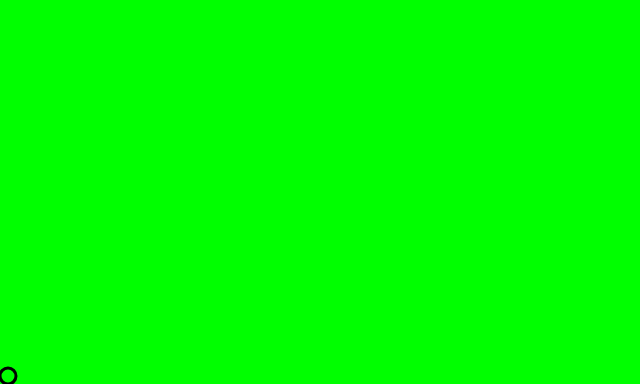
Frame 1 (no input)
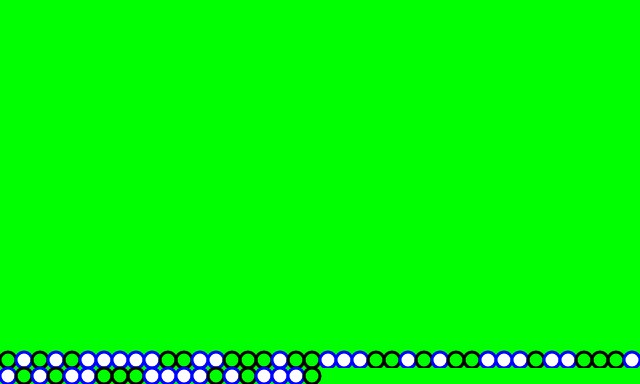
Frame 60 (no input)
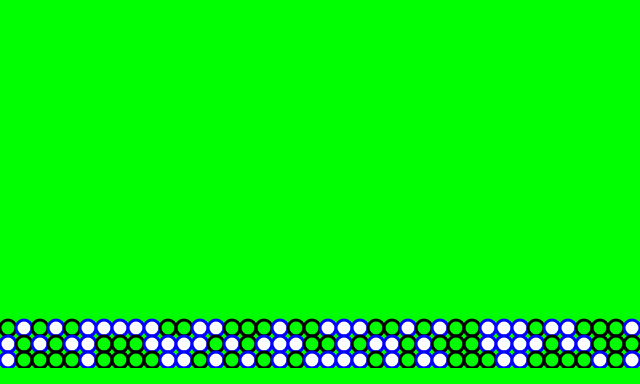
Frame 120 (the mouse pressed at the canvas centre since frame 60)

The p5.js sketch that drew these frames (run headless with seeded random() and noise() and a simulated clock; from frame 60 on, the mouse is pressed at the canvas centre):

// p5.js sketch
// ── sketch.js
let w = 16;
let h = 16;
let index = 0;

function setup() {
 createCanvas(640, 384);
 background("#0f0");
 strokeWeight(3);
 //stroke(3, 200, 90); //colore delle linee
 smooth();
}

function draw() {
 let x1 = w*index;
 let x2 = x1 + w;
 let y1 = h*23;
 let y2 = h*24;
 if (random(2) < 1) {
 //line(x2, y1, x1, y2);
   strokeWeight(3);
   stroke("rgb(0,0,255)");
   fill("fffff");
   circle(x1+8, y1+8, w);
 } else {
   //line(x1, y1, x2, y2);
   strokeWeight(3);
   stroke("black");
   noFill(2);
  circle(x1+8, y1+8, w);
 }
 index++;
 if (index == width/w) {
 p = get(0, h, width, h*23); //get 
 background("#0f0");
 set(0, 0, p);
 index = 0;
 }
}
